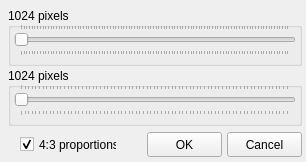
<?xml version="1.0" encoding="UTF-8"?>
<ui version="4.0">
 <class>Size_form</class>
 <widget class="QWidget" name="Size_form">
  <property name="geometry">
   <rect>
    <x>304</x>
    <y>345</y>
    <width>306</width>
    <height>162</height>
   </rect>
  </property>
  <property name="toolTip">
   <string></string>
  </property>
  <property name="windowTitle">
   <string>Advanced: Size...</string>
  </property>
  <widget class="QPushButton" name="OKBtn">
   <property name="geometry">
    <rect>
     <x>147</x>
     <y>132</y>
     <width>75</width>
     <height>25</height>
    </rect>
   </property>
   <property name="text">
    <string>OK</string>
   </property>
   <property name="enabled">
    <bool>true</bool>
   </property>
   <property name="flat">
    <bool>false</bool>
   </property>
   <property name="toolTip">
    <string></string>
   </property>
  </widget>
  <widget class="QPushButton" name="CancelBtn">
   <property name="geometry">
    <rect>
     <x>227</x>
     <y>132</y>
     <width>75</width>
     <height>25</height>
    </rect>
   </property>
   <property name="text">
    <string>Cancel</string>
   </property>
   <property name="enabled">
    <bool>true</bool>
   </property>
   <property name="flat">
    <bool>false</bool>
   </property>
   <property name="toolTip">
    <string></string>
   </property>
  </widget>
  <widget class="QGroupBox" name="GroupBox1">
   <property name="geometry">
    <rect>
     <x>8</x>
     <y>8</y>
     <width>294</width>
     <height>58</height>
    </rect>
   </property>
   <property name="title">
    <string>1024 pixels</string>
   </property>
   <property name="toolTip">
    <string></string>
   </property>
   <widget class="QSlider" name="TrackBar1">
    <property name="geometry">
     <rect>
      <x>6</x>
      <y>16</y>
      <width>282</width>
      <height>32</height>
     </rect>
    </property>
    <property name="enabled">
     <bool>true</bool>
    </property>
    <property name="toolTip">
     <string></string>
    </property>
    <property name="minimum">
     <number>32</number>
    </property>
    <property name="maximum">
     <number>1024</number>
    </property>
    <property name="value">
     <number>32</number>
    </property>
    <property name="orientation">
     <enum>Qt::Horizontal</enum>
    </property>
    <property name="tickPosition">
     <enum>QSlider::TicksBothSides</enum>
    </property>
   </widget>
  </widget>
  <widget class="QGroupBox" name="GroupBox2">
   <property name="geometry">
    <rect>
     <x>8</x>
     <y>68</y>
     <width>294</width>
     <height>58</height>
    </rect>
   </property>
   <property name="title">
    <string>1024 pixels</string>
   </property>
   <property name="toolTip">
    <string></string>
   </property>
   <widget class="QSlider" name="TrackBar2">
    <property name="geometry">
     <rect>
      <x>6</x>
      <y>16</y>
      <width>282</width>
      <height>32</height>
     </rect>
    </property>
    <property name="enabled">
     <bool>true</bool>
    </property>
    <property name="toolTip">
     <string></string>
    </property>
    <property name="minimum">
     <number>24</number>
    </property>
    <property name="maximum">
     <number>768</number>
    </property>
    <property name="value">
     <number>24</number>
    </property>
    <property name="orientation">
     <enum>Qt::Horizontal</enum>
    </property>
    <property name="tickPosition">
     <enum>QSlider::TicksBothSides</enum>
    </property>
   </widget>
  </widget>
  <widget class="QCheckBox" name="CheckBox1">
   <property name="geometry">
    <rect>
     <x>20</x>
     <y>136</y>
     <width>97</width>
     <height>17</height>
    </rect>
   </property>
   <property name="text">
    <string>4:3 proportions</string>
   </property>
   <property name="checked">
    <bool>true</bool>
   </property>
   <property name="toolTip">
    <string></string>
   </property>
  </widget>
 </widget>
</ui>
